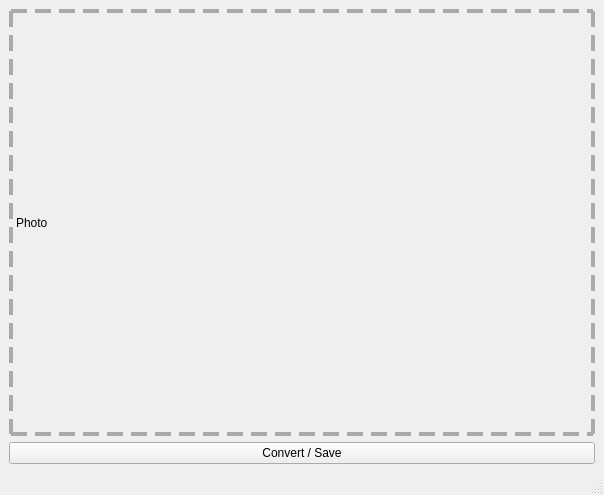
<?xml version="1.0" encoding="UTF-8"?>
<ui version="4.0">
 <class>MainWindow</class>
 <widget class="QMainWindow" name="MainWindow">
  <property name="geometry">
   <rect>
    <x>0</x>
    <y>0</y>
    <width>604</width>
    <height>495</height>
   </rect>
  </property>
  <property name="windowTitle">
   <string>B19102104 M Umar Anzar Detect Black Spot</string>
  </property>
  <widget class="QWidget" name="centralwidget">
   <layout class="QVBoxLayout" name="verticalLayout">
    <item>
     <widget class="QLabel" name="label_photo">
      <property name="styleSheet">
       <string notr="true">border: 4px dashed #aaa</string>
      </property>
      <property name="text">
       <string>Photo</string>
      </property>
     </widget>
    </item>
    <item>
     <layout class="QHBoxLayout" name="horizontalLayout">
      <item>
       <widget class="QPushButton" name="btn_convert">
        <property name="text">
         <string>Convert / Save</string>
        </property>
       </widget>
      </item>
     </layout>
    </item>
   </layout>
  </widget>
  <widget class="QMenuBar" name="menubar">
   <property name="geometry">
    <rect>
     <x>0</x>
     <y>0</y>
     <width>604</width>
     <height>21</height>
    </rect>
   </property>
  </widget>
  <widget class="QStatusBar" name="statusbar"/>
 </widget>
 <resources/>
 <connections/>
</ui>
